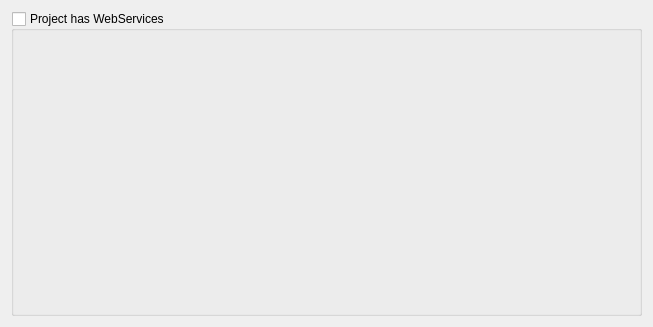
<ui version="4.0" >
 <class>ServicesProjectProperty</class>
 <widget class="QWidget" name="ServicesProjectProperty" >
  <property name="geometry" >
   <rect>
    <x>0</x>
    <y>0</y>
    <width>653</width>
    <height>327</height>
   </rect>
  </property>
  <property name="windowTitle" >
   <string>WebServices</string>
  </property>
  <layout class="QGridLayout" name="gridLayout" >
   <item row="0" column="0" >
    <widget class="QGroupBox" name="m_webServiceGroupBox" >
     <property name="whatsThis" >
      <string>&lt;p>Check this box is you want add service web to the project. The list is a list of WSDL. When you start the project, &lt;b>XINX&lt;/b> will connect to the service and download the description file.&lt;/p>
&lt;p>Next you can execute a service stream that open a dialog with the in stream and the out stream.&lt;/p></string>
     </property>
     <property name="title" >
      <string>Project has WebServices</string>
     </property>
     <property name="checkable" >
      <bool>true</bool>
     </property>
     <property name="checked" >
      <bool>false</bool>
     </property>
     <layout class="QGridLayout" >
      <item row="0" column="0" >
       <widget class="XinxListWidgetImpl" native="1" name="m_servicesList" />
      </item>
     </layout>
    </widget>
   </item>
  </layout>
 </widget>
 <customwidgets>
  <customwidget>
   <class>XinxListWidgetImpl</class>
   <extends>QWidget</extends>
   <header>xinxlistwidgetimpl.h</header>
   <container>1</container>
  </customwidget>
 </customwidgets>
 <resources/>
 <connections/>
</ui>
